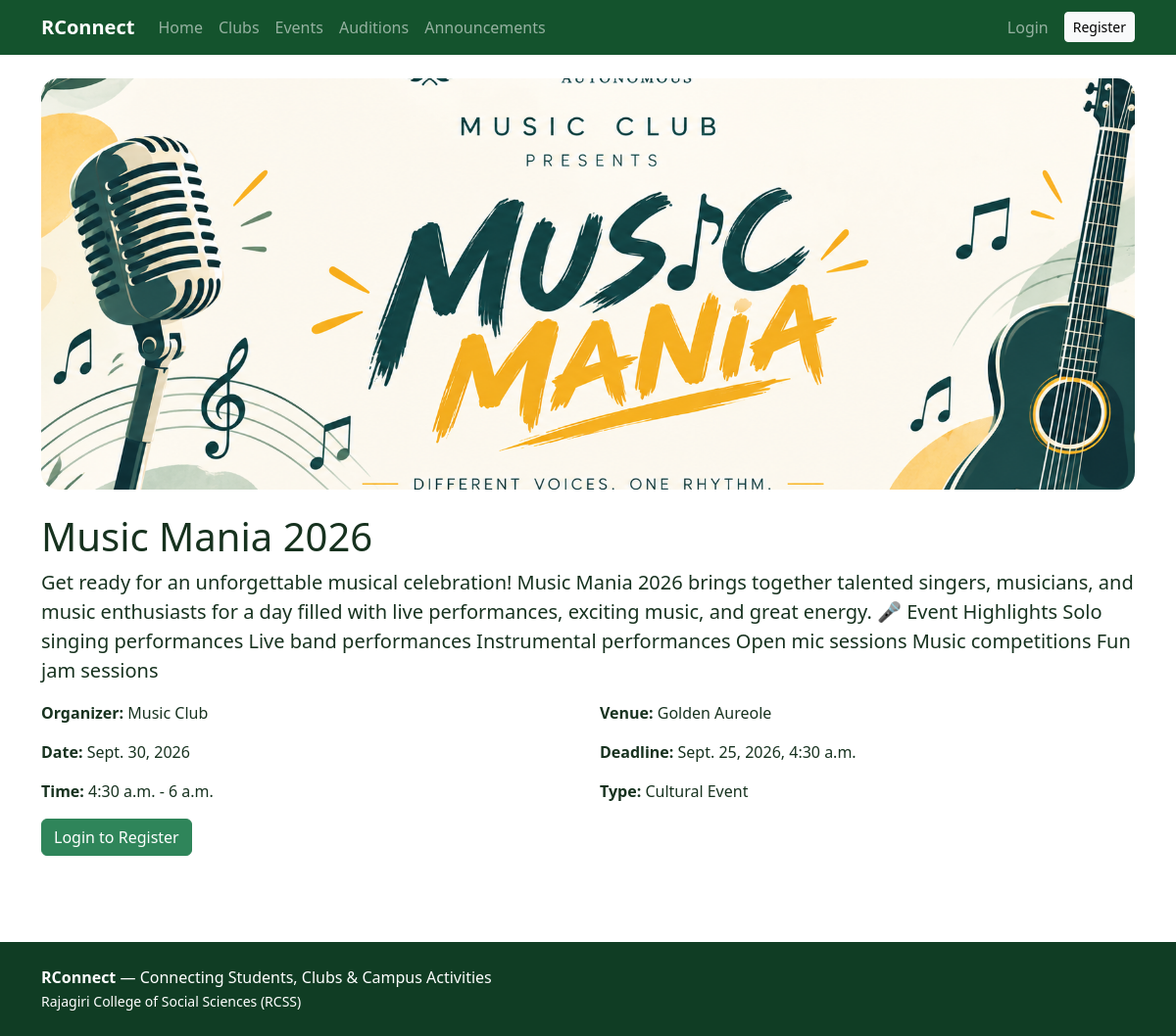
The app's page /events/2/ with its own data.
### events/models.py (models this page shows, shortened)
class Event(models.Model):
    class Types(models.TextChoices):
        WORKSHOP="WORKSHOP","Workshop"; SEMINAR="SEMINAR","Seminar"; COMPETITION="COMPETITION","Competition"
        CULTURAL="CULTURAL","Cultural Event"; IT="IT","IT Event"; SPORTS="SPORTS","Sports Event"; OTHER="OTHER","Other"
    class Status(models.TextChoices):
        UPCOMING="UPCOMING","Upcoming"; ONGOING="ONGOING","Ongoing"; COMPLETED="COMPLETED","Completed"; CANCELLED="CANCELLED","Cancelled"
    event_name = models.CharField(max_length=200)
    description = models.TextField()
    organizer = models.CharField(max_length=200)
    club = models.ForeignKey(Club, on_delete=models.CASCADE, null=True, blank=True, related_name="events")
    union = models.ForeignKey(CollegeUnion, on_delete=models.CASCADE, null=True, blank=True, related_name="events")
    date = models.DateField()
    start_time = models.TimeField()
    end_time = models.TimeField()
    venue = models.CharField(max_length=200)
    registration_deadline = models.DateTimeField()
    poster = models.ImageField(upload_to="events/", blank=True, null=True)
    event_type = models.CharField(max_length=20, choices=Types.choices, default=Types.OTHER)
    status = models.CharField(max_length=20, choices=Status.choices, default=Status.UPCOMING)
    created_at = models.DateTimeField(auto_now_add=True)
    @property
    def organizer_name(self):
        return self.club.name if self.club else self.union.name

### clubs/models.py (models this page shows, shortened)
class Club(models.Model):
    name = models.CharField(max_length=100, unique=True)
    description = models.TextField(blank=True)
    cover_image = models.ImageField(upload_to="clubs/", blank=True, null=True)
    assigned_admin = models.OneToOneField(settings.AUTH_USER_MODEL, on_delete=models.SET_NULL, null=True, blank=True, related_name="managed_club")
    contact_email = models.EmailField(blank=True)
    contact_phone = models.CharField(max_length=20, blank=True)
    meeting_day = models.CharField(max_length=30, blank=True)
    meeting_time = models.TimeField(null=True, blank=True)
    created_at = models.DateTimeField(auto_now_add=True)

### events/views.py (the view)
# urls.py: path("",views.event_list,name="list"), path("<int:pk>/",views.event_detail,name="detail"),
def event_detail(request, pk):
    event = get_object_or_404(Event, pk=pk)
    registered = request.user.is_authenticated and EventRegistration.objects.filter(student=request.user,event=event).exists()
    return render(request, "events/detail.html", {"event":event,"registered":registered})

### core/context_processors.py (called while the page is built)
def notifications(request):
    if not request.user.is_authenticated:
        return {"unread_notification_count": 0}
    return {"unread_notification_count": request.user.notifications.filter(is_read=False).count()}

### templates/events/detail.html
{% extends "base.html" %}{% block title %}{{ event.event_name }}{% endblock %}{% block content %}{% if event.poster %}<img src="{{ event.poster.url }}" class="detail-cover mb-4">{% endif %}<h1>{{ event.event_name }}</h1><p class="lead">{{ event.description }}</p><div class="row"><div class="col-md-6"><p><strong>Organizer:</strong> {{ event.organizer_name }}</p><p><strong>Date:</strong> {{ event.date }}</p><p><strong>Time:</strong> {{ event.start_time }} - {{ event.end_time }}</p></div><div class="col-md-6"><p><strong>Venue:</strong> {{ event.venue }}</p><p><strong>Deadline:</strong> {{ event.registration_deadline }}</p><p><strong>Type:</strong> {{ event.get_event_type_display }}</p></div></div>{% if user.is_authenticated and user.role == "STUDENT" %}{% if registered %}<span class="badge bg-secondary">Already registered</span>{% else %}<a class="btn btn-success" href="{% url 'events:register' event.pk %}">Register</a>{% endif %}{% elif not user.is_authenticated %}<a class="btn btn-success" href="{% url 'accounts:login' %}">Login to Register</a>{% endif %}{% endblock %}

### static/css/style.css (style rules this page uses)
:root { --green:#14532d;--green2:#2f855a;--light:#f3faf5 }
body { background:#fff;color:#17321f;font-family:system-ui,-apple-system,Segoe UI,Roboto,sans-serif }
.btn-success { background:var(--green2);border-color:var(--green2) }
.detail-cover { width:100%;max-height:420px;object-fit:cover;border-radius:18px }

### records on screen
Event: poster (picture), event_name "Music Mania 2026", description "Get ready for an unforgettable musical celebration! Music Mania 2026 brings together talented singers, musicians, and music enthusiasts for a day filled with live performances, exciting music, and great energy. 🎤 Event Highlights Solo singing performances Live band performances Instrumental performances Open mic sessions Music competitions Fun jam sessions", organizer_name "Music Club", date "Sept. 30, 2026", start_time "4:30 a.m.", end_time "6 a.m.", venue "Golden Aureole", registration_deadline "Sept. 25, 2026, 4:30 a.m.", event_type "Cultural Event"
